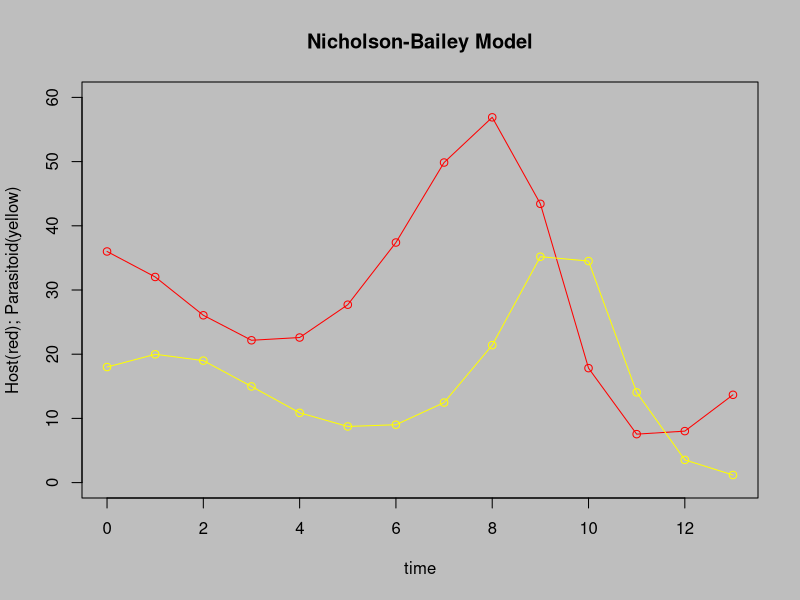

The R source for this figure:
# Code for Problem 1, The Nicholson-Bailey Model

#Hn+1 = k*Hn*exp(-a*Pn)
#Pn+1 = c * Hn exp(1- e ^ (-a*Pn))

#k = reproductive rate of host
#a = searching efficiency constant of parasitoid
#c = Average number of viable eggs deposited by parasitoid on a single host

Host1 = 36
Para1 = 18
Host2 = 36
Para2 = 18
# 7 Generations Total
k = 2
c = 1
a = 0.045
# Time in days

time = 0:13

NicholsonHost = function(Host1, Para1, k, a, c) {
    for (i in 1:13) {
    Host1[i+1] = k*Host1[i]*exp(-a*Para1[i])
    Para1[i+1] = c * Host1[i] * (1- exp(-a*Para1[i]))
   }
return(Host1)   
}

NicholsonPara = function(Host2, Para2, k, a, c) {
    for (i in 1:13) {
    Host2[i+1] = k*Host2[i] * exp(-a*Para2[i])
    Para2[i+1] = c * Host2[i] * (1 - exp(-a*Para2[i]))
   }
return(Para2)
}

par(bg = "gray")
Hosts = NicholsonHost(36,18, 2, 0.045, 1)
plot(time, Hosts, ylim= c(0,60),ylab = "Host(red); Parasitoid(yellow)", col = "red", main= "Nicholson-Bailey Model", type="o")
Parasitoid = NicholsonPara(36, 18, 2, 0.045, 1)
points(time, Parasitoid, col = "yellow", main = "Nicholson-Bailey Model", type = "o")
